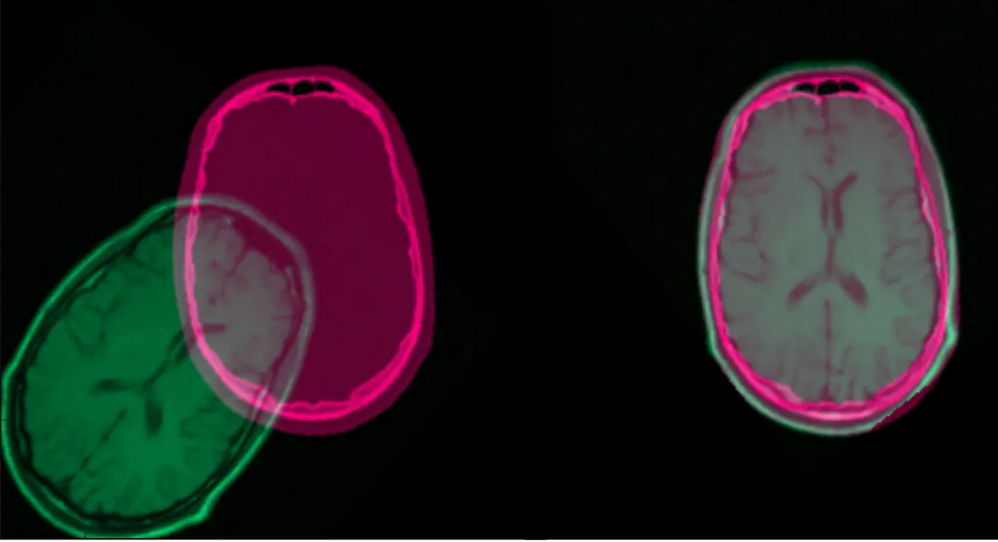
#> input picture img/registration.png, 998 x 542 px
$ jupyter execute edit_img.ipynb   (older library calls are emulated)
#> lines starting #> are read from the running program, lines starting #| are printed output that depends on the picture
[cell 1]
from PIL import Image, ImageOps
import os

[cell 2]
def save_img_copy(im_path):
    # Open the image
#> called with im_path = 'registration.png'
    img = Image.open(im_path)
#> img is the input picture: PIL image 998x542 RGB; mean R, G, B 33.3, 27, 29.5
#> in pad_image, `padded_img = ImageOps.expand(img, border=padding, fill=(0, 0, 0))`:
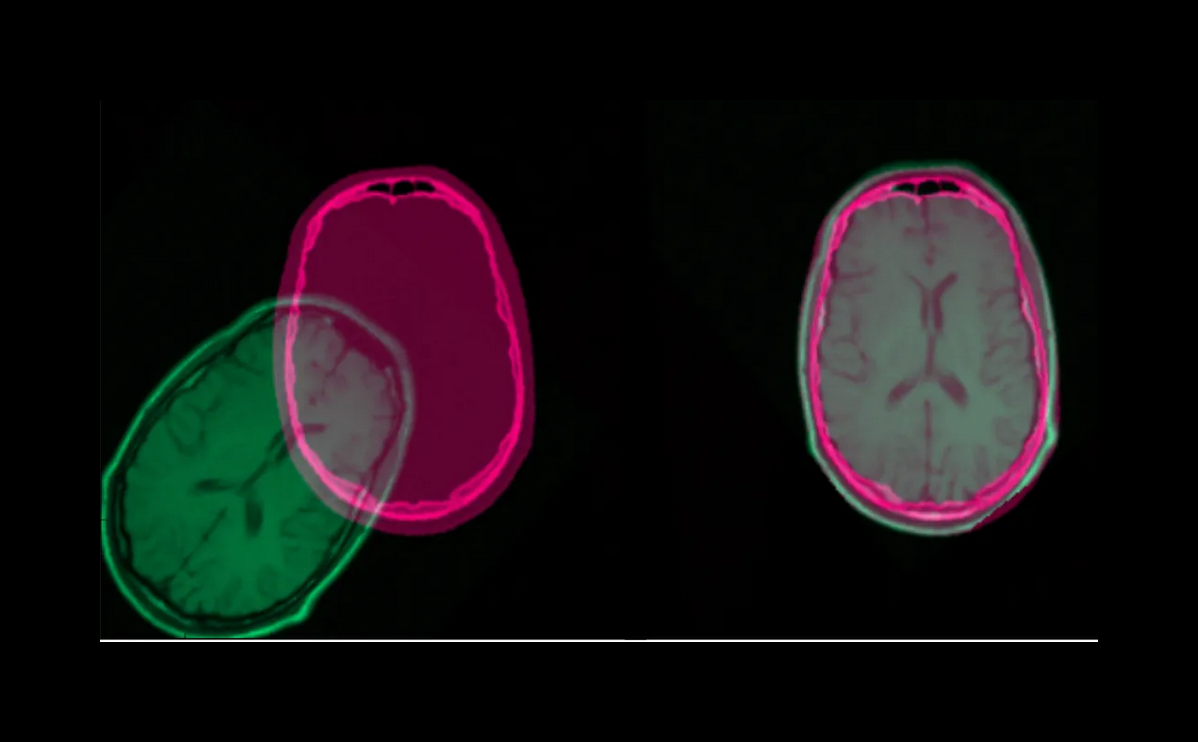
#> padded_img: PIL image 1198x742 RGB; mean R, G, B 20.3, 16.5, 18

    # Save the original image as f'{im_path}1'
    base, ext = os.path.splitext(im_path)
    original_save_path = f'{base}1{ext}'
    img.save(original_save_path)
    return img

[cell 3]
def resize_image(im_path, resizing_factor):

#> called with im_path = 'registration_big.png', resizing_factor = 1.5
    img = save_img_copy(im_path)
#> call 2 of save_img_copy, with im_path = 'registration_big.png'
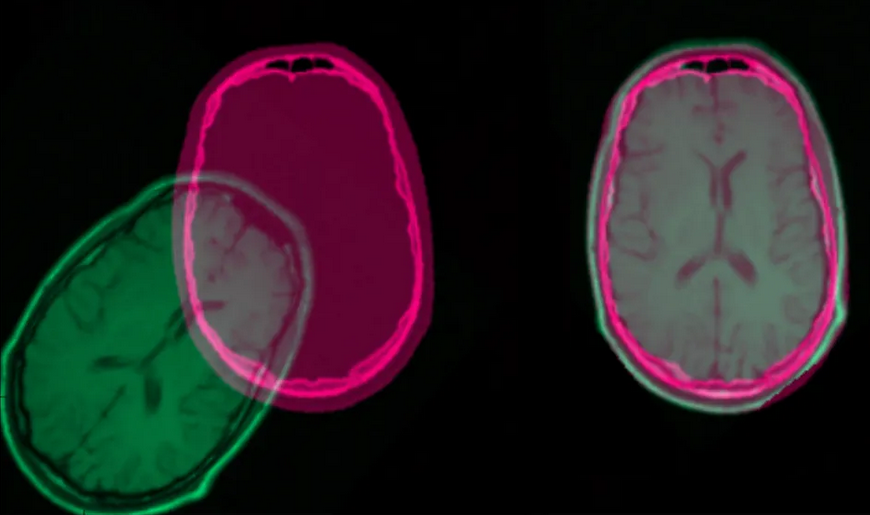
#> input picture img/registration_big.png, 870 x 515 px
#> in save_img_copy, img is the input picture: PIL image 870x515 RGB; mean R, G, B 38.6, 31, 34.1

    new_size = (int(img.width * resizing_factor), int(img.height * resizing_factor))
#> new_size = (1305, 772)

    if resizing_factor < 1.0:
        # Resize with antialias filter when downsampling
        resized_img = img.resize(new_size, Image.ANTIALIAS)
    else:
        # Just copy the image if upsampling or maintaining size
        resized_img = img.resize(new_size)

    # Save the resized image to the original path
    resized_img.save(im_path)

[cell 4]
def pad_image(im_path, padding):

    img = save_img_copy(im_path)

    # Apply the padding (black padding by default)
    padded_img = ImageOps.expand(img, border=padding, fill=(0, 0, 0))  # black fill

    # Save the padded image to the specified path
    padded_img.save(im_path)
